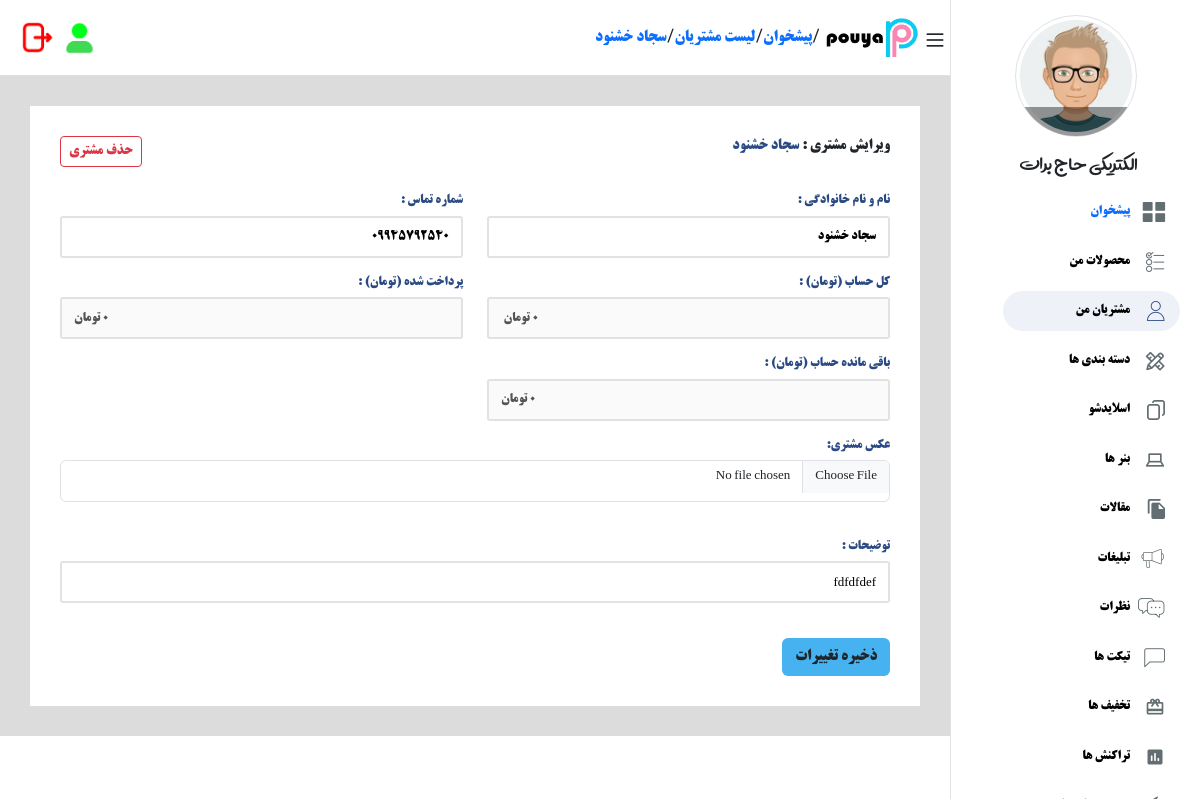
The app's page /customer/detail/3/ (signed in) with its own data.
### accounts/models.py (models this page shows, shortened)
class User(AbstractBaseUser):
    fullname = models.CharField(max_length=200, null=True, blank=True, verbose_name="نام و نام خانوادگی")
    phone = models.CharField(max_length=12, unique=True, verbose_name="شماره تماس")
    name_shop = models.TextField(blank=True,null=True)
    is_active = models.BooleanField(default=True, verbose_name="فعال")
    is_admin = models.BooleanField(default=False, verbose_name="ادمین")
    email = models.EmailField(null=True, blank=True, verbose_name="ایمیل")
    discription = models.TextField(max_length=300, null=True, blank=True, verbose_name="توضیحات کاربر")
    created_at = models.DateTimeField(auto_now=True, verbose_name="تاریخ اضافه شدن")
    image = models.ImageField(upload_to="user_image", null=True, blank=True, verbose_name="عکس پروفایل")
    address = models.TextField(null=True,blank=True,verbose_name="ادرس کاربر")
    objects = MyUserManager()
    USERNAME_FIELD = "phone"
    class Meta:
        verbose_name = "کاربر"
        verbose_name_plural = "کاربر ها "

### customer/models.py (models this page shows, shortened)
class Customer(models.Model):
    user = models.ForeignKey(User, on_delete=models.CASCADE)
    fullname = models.CharField(max_length=200, null=True, blank=True, verbose_name="نام و نام خانوادگی")
    phone = models.CharField(max_length=12, verbose_name="شماره تماس")
    is_active = models.BooleanField(default=True, verbose_name="فعال")
    is_paid = models.BooleanField(default=False, verbose_name="پرداخت شده ")
    price = models.BigIntegerField(default=0,verbose_name="حساب در فروشگاه")
    price_paid_all = models.BigIntegerField(default=0,verbose_name=" پول  پرداختی  ای کل    ")
    price_mandeh = models.BigIntegerField(default=0,verbose_name="باقی مانده در فروشگاه")
    discription = models.TextField(max_length=300, null=True, blank=True, verbose_name="توضیحات مدیر")
    updated_at = models.DateTimeField(auto_now=True, verbose_name="تاریخ  ")
    created_at = models.DateTimeField(auto_now_add=True, verbose_name="تاریخ اضافه شدن")
    image = models.ImageField(upload_to="customer/", null=True, blank=True, verbose_name="عکس پروفایل")
    address = models.TextField(null=True,blank=True,verbose_name="ادرس کاربر")
    class Meta:
        verbose_name = "مشتری"
        verbose_name_plural = "مشتری ها  "
        ordering = ["-id"]

### customer/views.py (the view, shortened to what this page needs)
# urls.py: path("detail/<int:id>/",login_required(views.DetailCustomerView.as_view()),name="detail_customer"),
class DetailCustomerView(View):
    def get(self,request,*args,**kwargs):
        customers = Customer.objects.filter(user=request.user)
        customer = get_object_or_404(customers,id=kwargs["id"])
        return render(request,"customer/detail.html",{"customer":customer})

### customer/templates/customer/detail.html (shortened to what this page needs)
{% extends 'base.html' %}
{% load static %}
{% load humanize %}
{% block content %}
<div class="content">
    <div class="header d-flex item-center bg-white width-100 border-bottom ">
        <div class="header__right d-flex flex-grow-1 item-center">
            <span class="bars"></span>
                <img style="margin-right: 5px;" width="100" height="45" src="{% static 'img/logo3.png' %}"/>
                /
                        <a style="text-decoration: none;" href="{% url 'home:index' %}" title="پیشخوان">پیشخوان</a>/
                        <a style="text-decoration: none;" href="{% url 'customer:list_customer' %}" title="پیشخوان">لیست مشتریان  </a>/
                        <a style="text-decoration: none;" href="{% url 'customer:detail_customer' customer.id %}" title="پیشخوان">{{customer.fullname}}</a>
        </div>
        <div class="header__left d-flex flex-end item-center margin-top-2">
            <div class="notification" style="margin-left: 8px;">
                <img width="33" height="33" src="{% static 'img/user2.png' %}"/>
            </div>
            <a
            type="button"
            data-bs-toggle="modal"
            data-bs-target="#logout"
            data-bs-whatever="@mdo">
                <img width="35" height="35" src="{% static 'img/logout2.png' %}"/>
        </a>
        </div>
    </div>
    <div class="main-content" style="background-color: #dcdcdc;">
        <div class="user-info bg-white padding-30 font-size-13">
            <form method="post">
                <div class="row mb-4">
                    <div class="col-lg-6" style="font-size: 15px;">
                        ویرایش مشتری : <span style="color: #2B4A83;">{{customer.fullname}}</span>
                    </div>
                    <div class="col-lg-6 d-flex justify-content-end align-items-end">
                        <a
                        type="button"
                        data-bs-toggle="modal"
                        data-bs-target="#delete_product"
                        data-bs-whatever="@mdo"
                        class="btn btn-sm btn-outline-danger">
                            حذف مشتری
                        </a>
                    </div>
                </div>
                <div class="row">
                    <div class="col-lg-6">
                        <label>نام و نام خانوادگی  : </label>
                        <input type="text" name="fullname" class="text" placeholder="نام کاربری" value="{{customer.fullname}}">
                    </div>
                    <div class="col-lg-6">
                        <label>شماره تماس  : </label>
                        <input type="text" name="phone" class="text" placeholder="شماره تماس" value="{{customer.phone}}">
                    </div>
                    <div class="col-lg-6">
                        <label>کل حساب  (تومان) :  </label>
                        <input disabled type="text" name="price" class="text text-left"  value="{{customer.price|intcomma:0}} تومان ">
                    </div>
                    <div class="col-lg-6">
                        <label>پرداخت شده    (تومان) :  </label>
                        <input class="text text-left" type="text" name="price_paid_all" disabled value="{{customer.price_paid_all|intcomma:0}} تومان">
                    </div>
                    <div class="col-lg-6">
                        <label>باقی مانده حساب    (تومان) :  </label>
                        <input class="text text-left" type="text" name="sod" disabled value="{{customer.price_mandeh|intcomma:0}} تومان">
                    </div>
                    <div class="col-lg-12">
                        <label>
                            عکس مشتری:
                        </label>
                        <input class="text text-left form-control" type="file" placeholder="عکس مشتری " name="image">
                    </div>
                </div>
                <br>
                <label>
                    توضیحات :
                </label>
                <input  name="discription" class="text" value="{{customer.discription}}"  />
                <br>
                <br>
                <button class="btn btn-netcopy_net">ذخیره تغییرات</button>
            </form>
        </div>
    </div>
</div>
</body>
{% endblock %}

### templates/includes/menu_sidebar.html (shortened to what this page needs)
{% load static %}
{% if request.user.is_authenticated %}
<div class="sidebar__nav border-top border-left  ">
    <div class="profile__info border cursor-pointer text-center">
        <div class="avatar__img"><img src="{% static 'img/pro.jpg' %}" class="avatar___img">
            <div class="box__camera default__avatar"></div>
        </div>
        <span class="profile__name">{{request.user.name_shop}}</span>
    </div>
    <ul>
      {% if request.resolver_match.url_name == 'dashboard' %}
      <li class="item-li i-dashboard is-active"><a style="text-decoration: none;" style="text-decoration: none;color: #2B4A83;"  href="{% url 'accounts:dashboard' %}">پیشخوان</a></li>
      {% else %}
      <li class="item-li i-dashboard "><a style="text-decoration: none;" style="text-decoration: none;color: black;"  href="{% url 'accounts:dashboard' %}">پیشخوان</a></li>
      {% endif %}
        {% if request.resolver_match.url_name == 'list_p' or request.resolver_match.url_name == 'detail_p' %}
        <li class="item-li i-courses is-active"><a style="text-decoration: none;color: #2B4A83;"  href="{% url 'product:list_p' %}"> محصولات من </a></li>
        {% else %}
        <li class="item-li i-courses"><a style="text-decoration: none;color: black;"  href="{% url 'product:list_p' %}"> محصولات من </a></li>
        {% endif %}
        {% if request.resolver_match.url_name == 'list_customer' or request.resolver_match.url_name == 'detail_customer' %}
        <li class="item-li i-users is-active"><a style="text-decoration: none;color: black;"  href="{% url 'customer:list_customer' %}"> مشتریان  من </a></li>
        {% else %}
        <li class="item-li i-users"><a style="text-decoration: none;color: black;"  href="{% url 'customer:list_customer' %}"> مشتریان  من </a></li>
        {% endif %}
        {% if request.resolver_match.url_name == 'list_p_c' %}
        <li class="item-li i-categories is-active"><a style="text-decoration: none;color: black;"  href="{% url 'product:list_p_c' %}">دسته بندی ها</a></li>
        {% else %}
        <li class="item-li i-categories"><a style="text-decoration: none;color: black;"  href="{% url 'product:list_p_c' %}">دسته بندی ها</a></li>
        {% endif %}
        <li class="item-li i-slideshow"><a style="text-decoration: none;color: black;"  href="slideshow.html">اسلایدشو</a></li>
        <li class="item-li i-banners"><a  style="text-decoration: none;color: black;" href="banners.html">بنر ها</a></li>
        <li class="item-li i-articles"><a style="text-decoration: none;color: black;"  href="articles.html">مقالات</a></li>
        <li class="item-li i-ads"><a style="text-decoration: none;color: black;"  href="ads.html">تبلیغات</a></li>
        <li class="item-li i-comments"><a style="text-decoration: none;color: black;"  href="comments.html"> نظرات</a></li>
        <li class="item-li i-tickets"><a  style="text-decoration: none;color: black;" href="tickets.html"> تیکت ها</a></li>
        <li class="item-li i-discounts"><a style="text-decoration: none;color: black;"  href="discounts.html">تخفیف ها</a></li>
        <li class="item-li i-transactions"><a style="text-decoration: none;color: black;"  href="transactions.html">تراکنش ها</a></li>
        <li class="item-li i-checkouts"><a style="text-decoration: none;color: black;"  href="checkouts.html">تسویه حساب ها</a></li>
    </ul>
</div>
{% endif %}

### static/css/responsive_991.css (style rules this page uses)
.sidebar__nav { right: -250px; }
.content { margin-right: 0 !important; }
.bars { display: block !important; }
.sidebar__nav ul li.is-active a { color: #2b4a83 !important; background-color: #eef2f8 !important; }

### records on screen
User: user.name_shop "الکتریکی حاج برات"
Customer: fullname "سجاد خشنود", phone "09945792540", price "0 تومان", price_paid_all "0 تومان", sod "0 تومان", discription "fdfdfdef"
